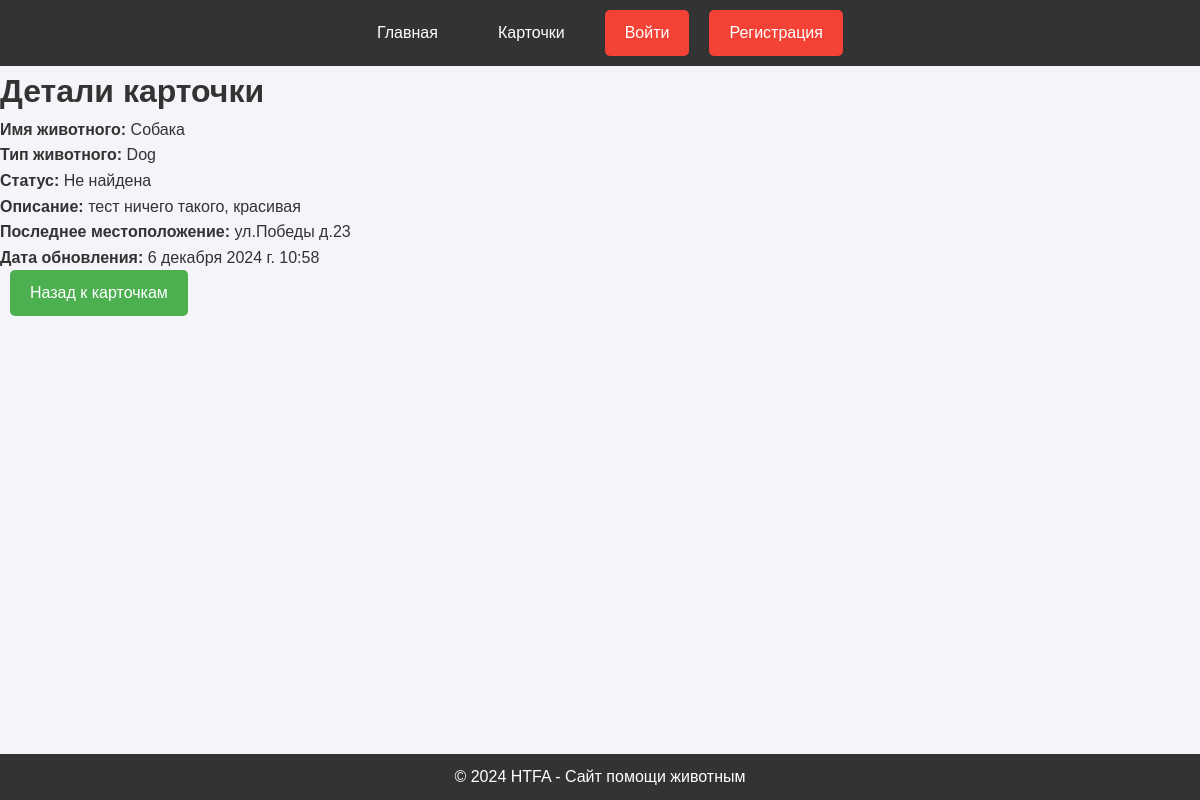
/card/1/, run on an earlier commit of the app's database.
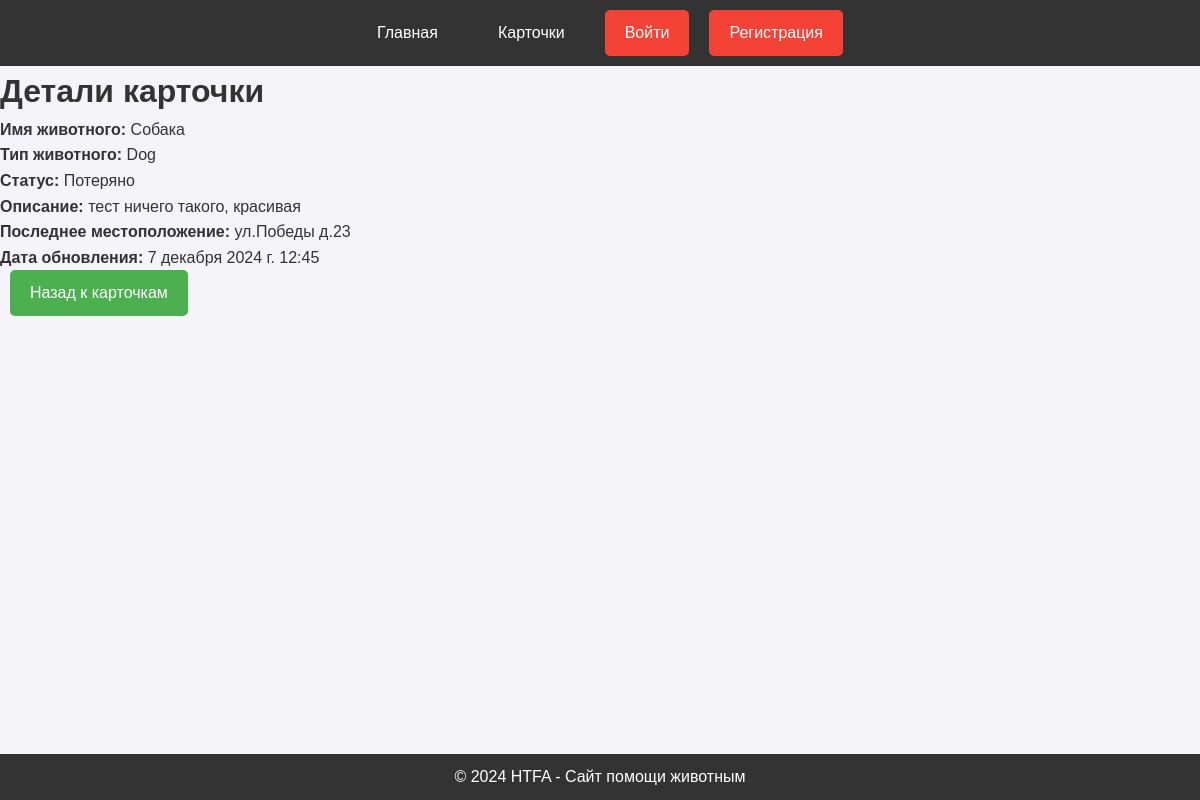
And on a later commit of the database.
### main/models.py (models this page shows, shortened)
class SearchCard(models.Model):
    id = models.AutoField(primary_key=True)
    user = models.ForeignKey(CustomUser, on_delete=models.CASCADE)  # Многие к одному
    created_at = models.DateTimeField(auto_now_add=True)
    name_animal = models.CharField(max_length=30)
    status = models.CharField(max_length=30)  # Статус поиска животного
    animal_type = models.CharField(max_length=30)  # Тип животного
    describe_animal = models.TextField()  # Описание животного
    last_seen_location = models.CharField(max_length=255)  # Последнее местоположение с координатами
    updated_at = models.DateTimeField(auto_now=True)  # Изменил на updated_at для последовательности

### main/views.py (the view)
# urls.py: path('card/<int:card_id>/', views.card_detail, name='card_detail'),
def card_detail(request, card_id):
    card = get_object_or_404(SearchCard, id=card_id)
    return render(request, 'main/card_detail.html', {'card': card})

### main/templates/main/card_detail.html (shortened to what this page needs)
{% extends 'main/base.html' %}
{% block content %}
<h1>Детали карточки</h1>
<p><strong>Имя животного:</strong> {{ card.name_animal }}</p>
<p><strong>Тип животного:</strong> {{ card.animal_type }}</p>
<p><strong>Статус:</strong> {{ card.status }}</p>
<p><strong>Описание:</strong> {{ card.describe_animal }}</p>
<p><strong>Последнее местоположение:</strong> {{ card.last_seen_location }}</p>
<p><strong>Дата обновления:</strong> {{ card.updated_at }}</p>
<a href="{% url 'cards' %}" class="btn">Назад к карточкам</a>
{% endblock %}

What changed in the data, as far as the page shows it:
changed SearchCard "Собака": status "Не найдена" → "Потеряно"; updated_at "6 декабря 2024 г. 10:58" → "7 декабря 2024 г. 12:45"
